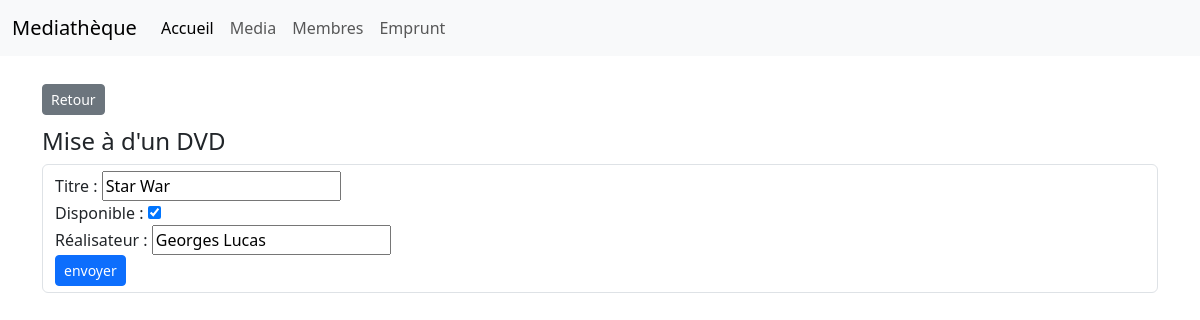
The app's page /bibliothecaire/dvd/2 with its own data.
### bibliothecaire/models.py (models this page shows, shortened)
class Media(models.Model):
    title = models.CharField('Titre', max_length=200)
    available = models.BooleanField('Disponible', default=True)
    class Meta:
        abstract = True

class Dvd(Media):
    realizator = models.CharField( 'Réalisateur', max_length=150)
    class Meta:
        verbose_name = "DVD"

### bibliothecaire/views.py (the view)
# urls.py: path("dvd/<int:dvd_id>", views.detail_dvd, name="detail-dvd"),
def detail_dvd(request, dvd_id):
    dvd = get_object_or_404(Dvd, pk=dvd_id)
    if request.method == 'POST':
        form = DvdForm(request.POST,instance = dvd)
        if form.is_valid():
            dvd = form.save(commit=False)
            dvd.title = form.cleaned_data['title']
            dvd.realizator = form.cleaned_data['realizator']
            dvd.available = form.cleaned_data['available']
            dvd.save()
            return HttpResponseRedirect('/bibliothecaire')
    else:
        form = DvdForm(instance = dvd)
    return render(request, "bibliothecaire/dvd/detail.html",{
        'form': form,
    })

### bibliothecaire/forms.py
class DvdForm(forms.ModelForm):
    class Meta:
        model = Dvd
        fields = '__all__'

### bibliothecaire/templates/bibliothecaire/dvd/detail.html (shortened to what this page needs)
{% extends "bibliothecaire/base.html" %}
{% block content %}
    <a class="btn btn-secondary btn-sm my-1" href=" {% url 'listing' %} " >Retour</a>
    <h4 class="mt-2"> Mise à d'un DVD</h4>
    <div class="mt-2">
        <form class="form-control  " action="" method="post" novalidate >
            {{ form }}
            <input class="btn btn-primary btn-sm" type="submit" value="envoyer">
        </form>
    </div>
{% endblock  %}

### records on screen
Dvd: title "Star War", available "☑", realizator "Georges Lucas"
